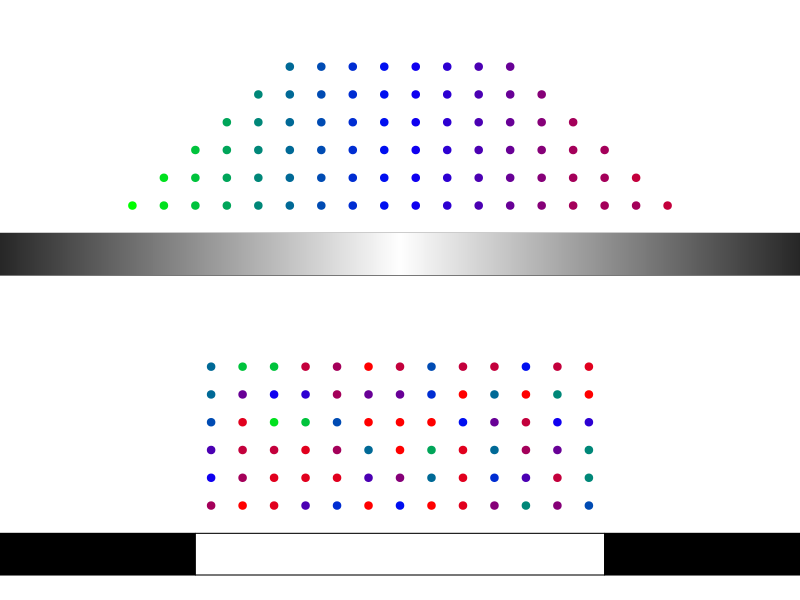
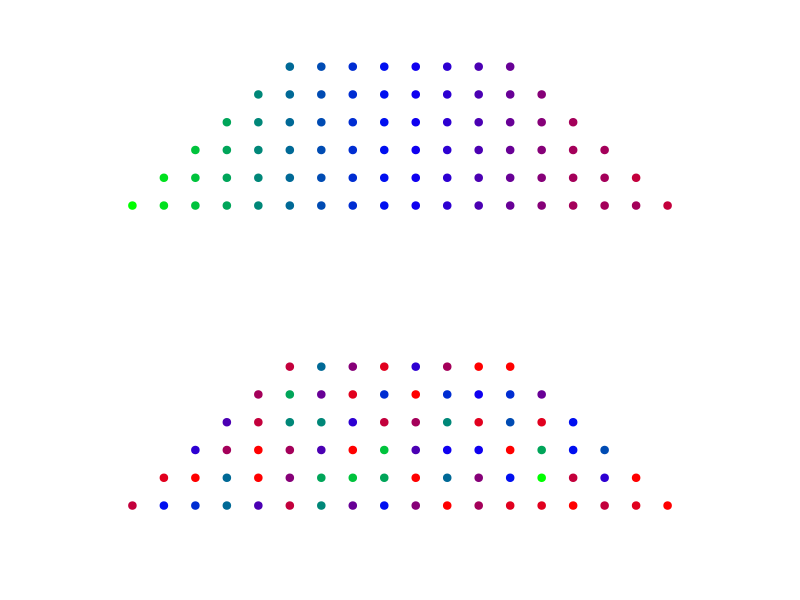
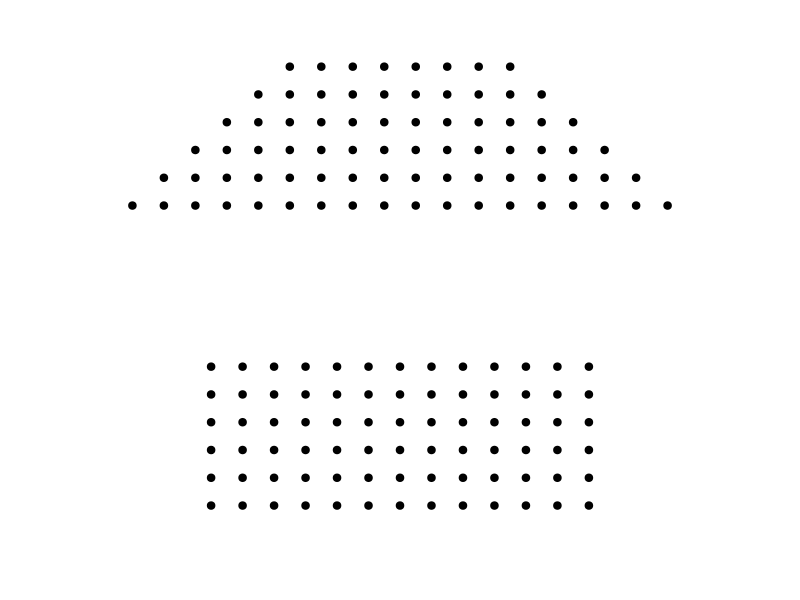

Write R code to recreate these figures, in order.
# Generate a figure demonstrating the idea of spatial population structure and
#    local adaptation.

# First create some of the colors I will need for the graph
LocalAdaptCols <- colorRampPalette(c("green", "blue", "red"))
EnvGradCols <- colorRampPalette(c("black", "white", "black"))

# Now create data frames to hold the x and y coordinates for graphing
NoStruct <- data.frame(x = rep(NA, 78), y = rep(NA, 78))
SpatStruct <- NoStruct

NoStruct$x <- rep(seq(-6, 6, by = 1), each = 6)
NoStruct$y <- rep(seq(1, 6, by = 1), 13)
SpatStruct$x <- c(-8.5, rep(-7.5, 2), rep(-6.5, 3), rep(-5.5, 4), rep(-4.5, 5),
                  rep(seq(-3.5, 3.5, by = 1), each = 6), 
                  rep(4.5, 5), rep(5.5, 4), rep(6.5, 3), rep(7.5, 2), 8.5)
SpatStruct$y <- c(1, 1:2, 1:3, 1:4, 1:5, rep(1:6, 8), 1:5, 1:4, 1:3, 1:2, 1)


AdaptCols <- LocalAdaptCols(18)
AdaptColSeq <- NULL
for(i in 1:5){
     AdaptColSeq <- c(AdaptColSeq, rep(AdaptCols[i], i))
}
for(i in 6:13){
     AdaptColSeq <- c(AdaptColSeq, rep(AdaptCols[i], 6))
}
for(i in 14:18){
     AdaptColSeq <- c(AdaptColSeq, rep(AdaptCols[i], i - (9 + 2*(14-i))))
}

pch_seq <- c(rep(15, 200), rep(0, 600), rep(15, 200))

pdf(file = "~/Desktop/RangeShifts/ShiftingSlopes/SpatialPopulationStructure.pdf", 
    width = 4, height = 3, onefile = FALSE, paper = "special")
     par(mfrow = c(2,1), mar = c(0,3,0,3))
     plot(SpatStruct$x, SpatStruct$y, xlim = c(-10, 10), ylim = c(-2, 8), cex = 1,
          col = AdaptColSeq, pch = 19, axes = FALSE, xlab = "", ylab = "")
     polygon(x = c(-15, -15, 15, 15), y = c(0, -1.5, -1.5, 0), xpd = NA)
     nSlices <- 1000
     PolCols <- EnvGradCols(nSlices)
     xSlices <- seq(-15, 15, length.out = nSlices + 1)
     for(i in 1:nSlices){
          polygon(x = c(xSlices[i], xSlices[i], xSlices[i+1], xSlices[i+1]),
                  y = c(0, -1.5, -1.5, 0), col = PolCols[i], border = NA, xpd = NA)
     }
     text("(a)", x = -14, y = 7.5, cex = 0.75, xpd = NA)
     
     plot(NoStruct$x, NoStruct$y, xlim = c(-10, 10), ylim = c(-2, 8), cex = 1,
          col = sample(AdaptColSeq, size = length(AdaptColSeq), replace = FALSE), 
          pch = 19, axes = FALSE, xlab = "", ylab = "")
     polygon(x = c(-15, -15, -6.5, -6.5), y = c(0, -1.5, -1.5, 0), xpd = NA, col = "black")
     polygon(x = c(-6.5, -6.5, 6.5, 6.5), y = c(0, -1.5, -1.5, 0), xpd = NA, col = "white")
     polygon(x = c(6.5, 6.5, 15, 15), y = c(0, -1.5, -1.5, 0), xpd = NA, col = "black")
     text("(b)", x = -14, y = 7.5, cex = 0.75, xpd = NA)
dev.off()

pdf(file = "~/Desktop/RangeShifts/ShiftingSlopesOther/SchematicFigures/LocalAdaptGrad.pdf", 
    width = 4, height = 3, onefile = FALSE, paper = "special")
     par(mfrow = c(2,1), mar = c(0,3,0,3))
     plot(SpatStruct$x, SpatStruct$y, xlim = c(-10, 10), ylim = c(-2, 8), cex = 1,
          col = AdaptColSeq, pch = 19, axes = FALSE, xlab = "", ylab = "")
     
     plot(SpatStruct$x, SpatStruct$y, xlim = c(-10, 10), ylim = c(-2, 8), cex = 1,
          col = sample(AdaptColSeq, size = length(AdaptColSeq), replace = FALSE), 
          pch = 19, axes = FALSE, xlab = "", ylab = "")
dev.off()

pdf(file = "~/Desktop/RangeShifts/ShiftingSlopesOther/SchematicFigures/EdgeGrad.pdf", 
    width = 4, height = 3, onefile = FALSE, paper = "special")
     par(mfrow = c(2,1), mar = c(0,3,0,3))
     plot(SpatStruct$x, SpatStruct$y, xlim = c(-10, 10), ylim = c(-2, 8), cex = 1,
          col = "black", pch = 19, axes = FALSE, xlab = "", ylab = "")

     plot(NoStruct$x, NoStruct$y, xlim = c(-10, 10), ylim = c(-2, 8), cex = 1,
          col = "black", pch = 19, axes = FALSE, xlab = "", ylab = "")
dev.off()